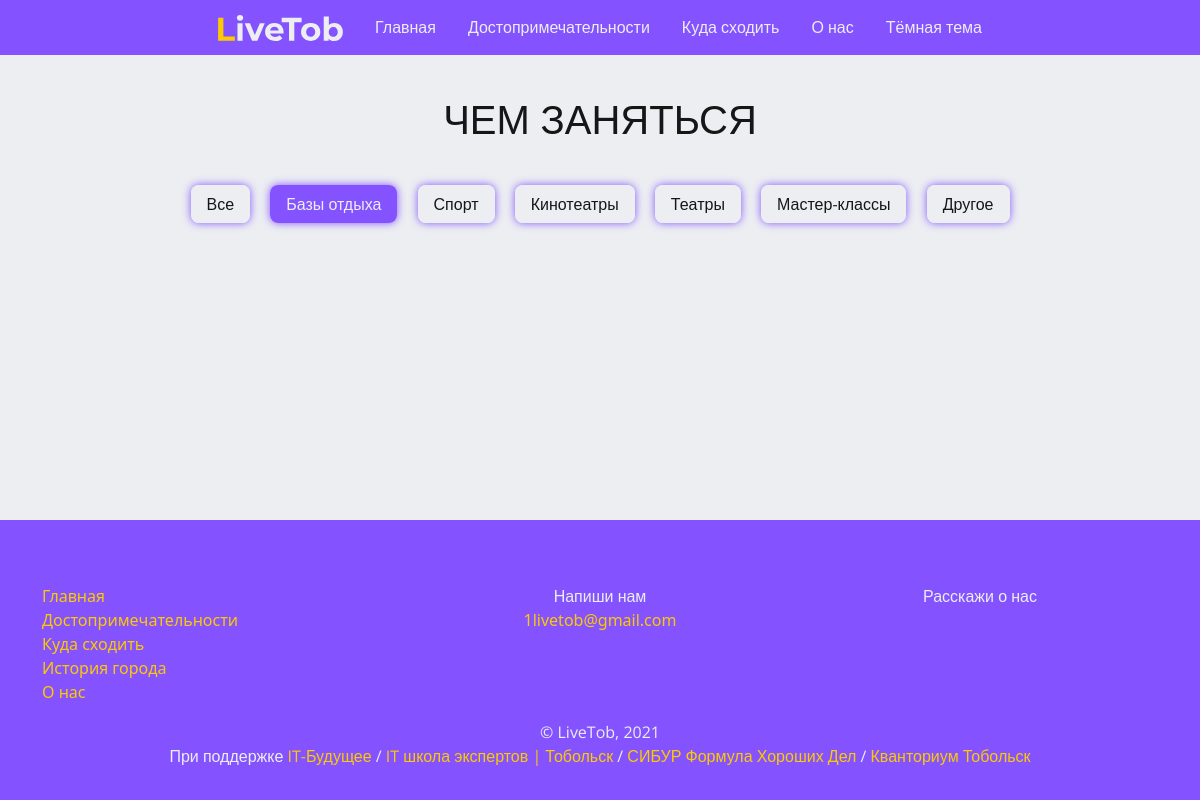
The page /where-to-go/where-to-do/?category=bazy-otdyha on the database its author committed.
### events/models.py (models this page shows)
class EntertainmentCategory(models.Model):
    category_name = models.CharField('Название', max_length=255)
    slug = models.SlugField(max_length=255, unique=True, verbose_name='URL')
    def __str__(self):
        return self.category_name
    class Meta():
        verbose_name = 'Категория развлечения'
        verbose_name_plural = 'Категории развлечений'

### events/views.py (the view)
# urls.py: path('where-to-do/', where_to_do, name='where_to_do'),
def where_to_do(request): # куда сходить
    category = request.GET.get('category')
    category_list = EntertainmentCategory.objects.all()
    data = {
        'title': 'Чем заняться',
        'category_list': category_list,
    }
    if not category:
        chosen_category = ''
        data['chosen_category'] = chosen_category
        entertainment_list_rec = Entertainment.objects.filter(recomended=True)[:9]
        if not entertainment_list_rec == 0:
            data['entertainment_list_rec'] = entertainment_list_rec
            if entertainment_list_rec.count() > 9:
                return render(request, 'events/where_to_do.html', context=data)
            else:
                x = 9-entertainment_list_rec.count()
                entertainment_list = Entertainment.objects.filter(recomended=False)[:x]
                data['entertainment_list'] = entertainment_list
        else:
            entertainment_list = Entertainment.objects.filter(recomended=False)[:9]
            data['entertainment_list'] = entertainment_list
    else:
        chosen_category = get_object_or_404(EntertainmentCategory, slug=category)
        entertainment_list_rec = Entertainment.objects.filter(recomended=True, category=chosen_category)[:9]
        if not entertainment_list_rec.count() == 0:
            data['entertainment_list_rec'] = entertainment_list_rec
            if entertainment_list_rec.count() > 9:
                return render(request, 'events/where_to_do.html', context=data)
            else:
                x = 9-entertainment_list_rec.count()
                entertainment_list = Entertainment.objects.filter(recomended=False, category=chosen_category)[:x]
                data['entertainment_list'] = entertainment_list
        else:
            entertainment_list = Entertainment.objects.filter(recomended=False, category=chosen_category)[:9]
            data['entertainment_list'] = entertainment_list
    return render(request, 'events/where_to_do.html', context=data)

### events/templates/events/where_to_do.html (shortened to what this page needs)
{% extends 'main/layout.html' %}
{% block content %}
<section>
    <div class="container">
        <div class="content">
            <h1 class="text-center page-title w-100">{{ title }}</h1>
            <div class="filter__block d-flex justify-content-center">
                <div class="filter__menu d-flex justify-content-center align-items-center">
                    <div class="filter__wrap">
                        <a href="{% url 'where_to_do' %}" class="filter__item">Все</a>
                        {% for i in category_list %}
                            <a href="{% url 'where_to_do' %}?category={{ i.slug }}" class="filter__item">{{ i }}</a>
                        {% endfor %}
                    </div>
                </div>
            </div>
            </div>
        </div>
</section>
{% endblock %}

### main/static/main/css/style.css (style rules this page uses)
html, body { background-color: #ECEEF2; height: 100%; overflow: auto; -webkit-overflow-scrolling: touch; scroll-behavior: smooth; }
content .content { position: relative; padding-top: 3rem; }
a { text-decoration: none; }
h1, h2, h3, h4, h5, h6 { font-family: 'Montserrat', sans-serif; text-transform: uppercase; color: #161616; font-weight: 500; position: relative; margin: 0; }
h1.page-title { margin: 3rem 0; }
.filter__block { margin: 2rem; }
.filter__block .filter__menu .filter__wrap .filter__item { background-color: #ECEEF2; -webkit-box-shadow: 0 0 8px #8453ff; box-shadow: 0 0 8px #8453ff; padding: 8px 16px; margin: 8px; border-radius: 8px; color: #161616; font-family: 'Open Sans', sans-serif; font-weight: 400; font-size: 1rem; -webkit-transition: -webkit-box-shadow 0.25s ease; transition: -webkit-box-shadow 0.25s ease; transition: box-shadow 0.25s ease; transition: box-shadow 0.25s ease, -webkit-box-shadow 0.25s ease; }
.filter__block .filter__menu .filter__wrap .filter__item.active { background-color: #8453ff; color: #ECEEF2; -webkit-box-shadow: 0 0 8px #8453ff; box-shadow: 0 0 8px #8453ff; }

### rows shown on the page
EntertainmentCategory: category_name "Базы отдыха"
EntertainmentCategory: category_name "Спорт"
EntertainmentCategory: category_name "Кинотеатры"
EntertainmentCategory: category_name "Театры"
EntertainmentCategory: category_name "Мастер-классы"
EntertainmentCategory: category_name "Другое"

### other values the page prints
{{ title }} "ЧЕМ ЗАНЯТЬСЯ"
